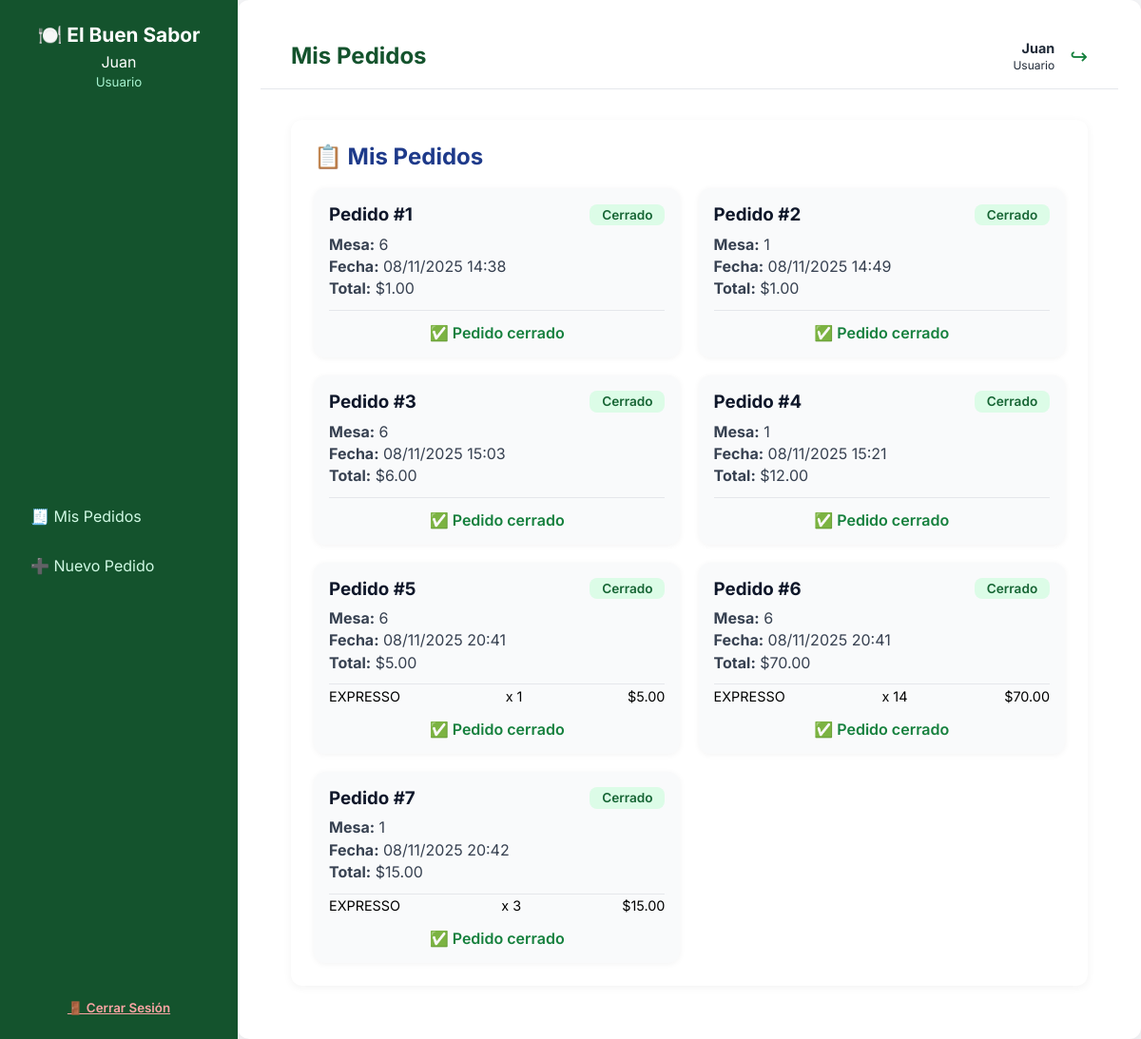
The app's page /panel/mis-pedidos/ (signed in), older data.
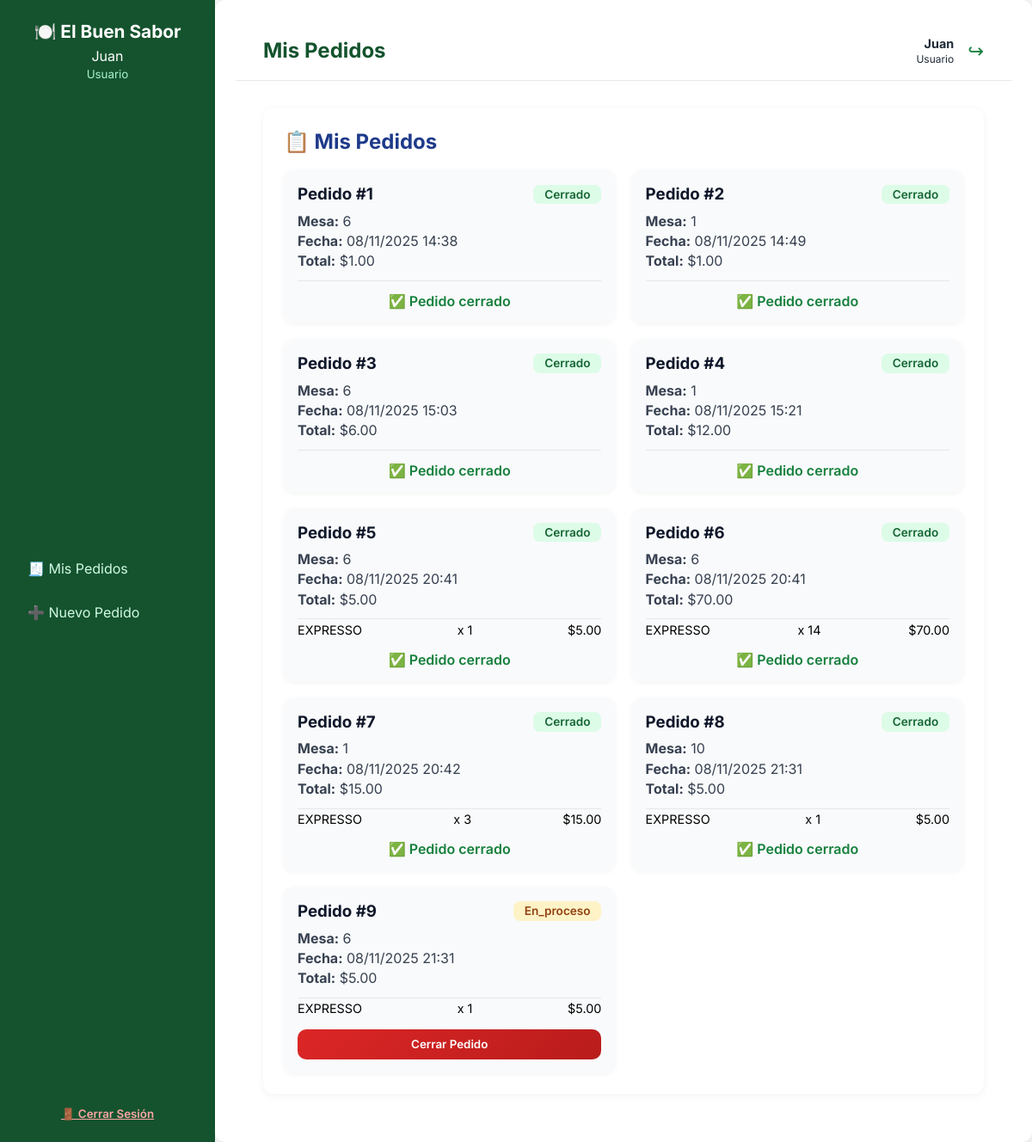
The same page, newer data.
### italian_cuisine_app/models.py (models this page shows, shortened)
class Pedido(models.Model):
    ESTADOS = (
        ('espera', 'En espera'),
        ('proceso', 'En proceso'),
        ('listo', 'Listo'),
    )
    mesa = models.ForeignKey(Mesa, on_delete=models.SET_NULL, null=True, blank=True)
    mesero = models.ForeignKey(User, on_delete=models.SET_NULL, null=True)
    fecha = models.DateTimeField(auto_now_add=True)
    estado = models.CharField(max_length=20, choices=ESTADOS, default='espera')
    total = models.DecimalField(max_digits=10, decimal_places=2, default=0)

class Mesa(models.Model):
    numero = models.PositiveIntegerField(unique=True)
    ocupada = models.BooleanField(default=False)

class DetallePedido(models.Model):
    pedido = models.ForeignKey(Pedido, on_delete=models.CASCADE)
    plato = models.ForeignKey(Plato, on_delete=models.CASCADE)
    cantidad = models.PositiveIntegerField(default=1)
    subtotal = models.DecimalField(max_digits=10, decimal_places=2, default=0)

class Plato(models.Model):
    nombre = models.CharField(max_length=100)
    descripcion = models.TextField(blank=True)
    precio = models.DecimalField(max_digits=8, decimal_places=2)
    disponible = models.BooleanField(default=True)
    categoria = models.ForeignKey(Categoria, on_delete=models.CASCADE, related_name='platos')
    imagen = models.ImageField(upload_to='platos/', blank=True, null=True)

### italian_cuisine_app/views.py (the view)
# urls.py: path('panel/mis-pedidos/', MisPedidosView.as_view(), name='mis_pedidos'),
class MisPedidosView(LoginRequiredMixin, View):
    def get(self, request):
        pedidos = Pedido.objects.filter(
            mesero=request.user
        ).select_related('mesa').prefetch_related('detallepedido_set__plato')
        empleado = Empleado.objects.filter(user=request.user).first()
        return render(request, 'panel/mis_pedidos.html', {
            'pedidos': pedidos,
            'empleado': empleado
        })

### italian_cuisine_app/templates/panel/mis_pedidos.html (shortened to what this page needs)
{% extends 'panel_base.html' %}
{% load static %}
{% block titulo %}Mis Pedidos{% endblock %}
{% block contenido %}
<link rel="stylesheet" href="{% static 'css/mis_pedidos.css' %}">
<section class="panel">
  <div class="panel-header">
    <h2>📋 Mis Pedidos</h2>
  </div>
  {% if pedidos %}
    <div class="lista-pedidos">
      {% for pedido in pedidos %}
        <div class="pedido-card {{ pedido.estado }}">
          <div class="pedido-header">
            <h3>Pedido #{{ pedido.id }}</h3>
            <span class="estado {{ pedido.estado }}">{{ pedido.get_estado_display }}</span>
          </div>
          <div class="pedido-info">
            <p><strong>Mesa:</strong> {{ pedido.mesa.numero }}</p>
            <p><strong>Fecha:</strong> {{ pedido.fecha|date:"d/m/Y H:i" }}</p>
            <p><strong>Total:</strong> ${{ pedido.total }}</p>
          </div>
          <div class="pedido-detalle">
            <ul>
              {% for detalle in pedido.detallepedido_set.all %}
                <li>
                  <span>{{ detalle.plato.nombre }}</span>
                  <span>x {{ detalle.cantidad }}</span>
                  <span>${{ detalle.subtotal }}</span>
                </li>
              {% endfor %}
            </ul>
          </div>
          {% if pedido.estado != 'cerrado' %}
            <form method="post" action="{% url 'cerrar_pedido' pedido.id %}">
              <button type="submit" class="btn-cerrar">Cerrar Pedido</button>
            </form>
          {% else %}
            <p class="pedido-cerrado">✅ Pedido cerrado</p>
          {% endif %}
        </div>
      {% endfor %}
    </div>
  {% else %}
    <p class="sin-pedidos">Aún no has registrado pedidos.</p>
  {% endif %}
</section>
{% endblock %}

Row changes from the older to the newer data that the page shows:
added Pedido: id "8", estado "Cerrado", mesa.numero "10", fecha "08/11/2025 21:31", total "5.00", shows "✅ Pedido cerrado"
added DetallePedido: plato.nombre "EXPRESSO", cantidad "1", subtotal "5.00", shown under "8"
added Pedido: id "9", estado "En_proceso", mesa.numero "6", fecha "08/11/2025 21:31", total "5.00", shows "Cerrar Pedido"
added DetallePedido: plato.nombre "EXPRESSO", cantidad "1", subtotal "5.00", shown under "9"
